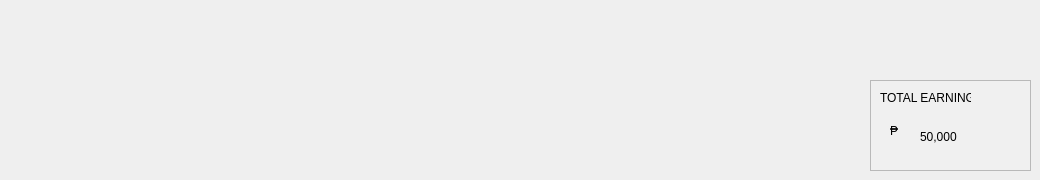
      <widget class="QWidget" name="DashBoardPage">
       <widget class="QFrame" name="frame_4">
        <property name="geometry">
         <rect>
          <x>870</x>
          <y>80</y>
          <width>161</width>
          <height>91</height>
         </rect>
        </property>
        <property name="styleSheet">
         <string notr="true">background-color: #F0F0F0</string>
        </property>
        <property name="frameShape">
         <enum>QFrame::StyledPanel</enum>
        </property>
        <property name="frameShadow">
         <enum>QFrame::Raised</enum>
        </property>
        <widget class="QLabel" name="label_5">
         <property name="geometry">
          <rect>
           <x>10</x>
           <y>10</y>
           <width>91</width>
           <height>16</height>
          </rect>
         </property>
         <property name="text">
          <string>TOTAL EARNINGS</string>
         </property>
        </widget>
        <widget class="QLabel" name="label_6">
         <property name="geometry">
          <rect>
           <x>20</x>
           <y>40</y>
           <width>16</width>
           <height>21</height>
          </rect>
         </property>
         <property name="text">
          <string>₱</string>
         </property>
        </widget>
        <widget class="QLabel" name="TotalEarnings">
         <property name="geometry">
          <rect>
           <x>50</x>
           <y>50</y>
           <width>47</width>
           <height>14</height>
          </rect>
         </property>
         <property name="text">
          <string>50,000</string>
         </property>
        </widget>
       </widget>
      </widget>
